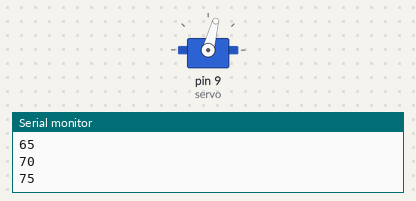
A sketch run on a simulated Arduino Uno, built with avr-gcc and run on an emulated ATmega328P. Parts: servo, the last lines printed to the serial monitor.

Above: at 0.4 s.
At 1.0 s:
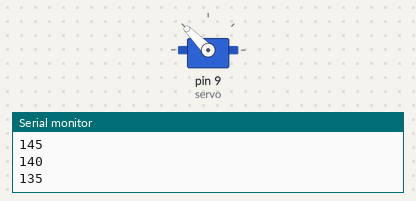
At 1.6 s:
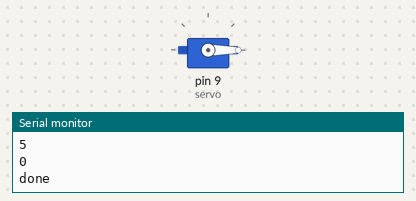
Timing chart, 0 to 3.1 s (numbered marks = the images above):
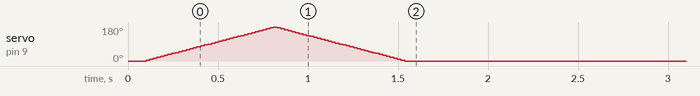

The sketch:

servo-sweep.ino
```cpp
// servo-sweep — tests assert: Servo on D9 is written 0, 5, …, 180, 175, …, 0 (5° steps, one
// every 20 ms), each angle printed on its own line at 115200 baud before its wait; then "done".
// Servo.h maps an angle to 544 + angle·1856/180 µs pulses every 20 ms. Its first pulse comes
// ~50 ms after attach() (Timer1 must wrap first, on hardware too), so 0° is held for 100 ms
// before the sweep starts.
#include <Servo.h>

Servo servo;

void sweepTo(int angle) {
  servo.write(angle);
  Serial.println(angle);
  delay(20);
}

void setup() {
  Serial.begin(115200);
  servo.attach(9);
  servo.write(0);
  Serial.println(0);
  delay(100);
  for (int a = 5; a <= 180; a += 5) sweepTo(a);
  for (int a = 175; a >= 0; a -= 5) sweepTo(a);
  Serial.println(F("done"));
}

void loop() {
}
```
